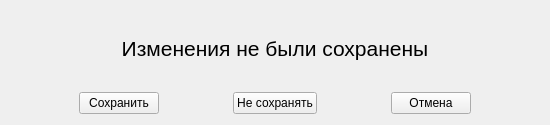
<?xml version="1.0" encoding="UTF-8"?>
<ui version="4.0">
 <class>PromptToSave</class>
 <widget class="QWidget" name="PromptToSave">
  <property name="geometry">
   <rect>
    <x>0</x>
    <y>0</y>
    <width>550</width>
    <height>125</height>
   </rect>
  </property>
  <property name="sizePolicy">
   <sizepolicy hsizetype="Fixed" vsizetype="Fixed">
    <horstretch>0</horstretch>
    <verstretch>0</verstretch>
   </sizepolicy>
  </property>
  <property name="minimumSize">
   <size>
    <width>550</width>
    <height>125</height>
   </size>
  </property>
  <property name="maximumSize">
   <size>
    <width>550</width>
    <height>125</height>
   </size>
  </property>
  <property name="windowTitle">
   <string>SANDM эмулятор</string>
  </property>
  <layout class="QVBoxLayout" name="verticalLayout">
   <item>
    <widget class="QLabel" name="label">
     <property name="font">
      <font>
       <pointsize>16</pointsize>
      </font>
     </property>
     <property name="text">
      <string>Изменения не были сохранены</string>
     </property>
     <property name="alignment">
      <set>Qt::AlignCenter</set>
     </property>
    </widget>
   </item>
   <item>
    <layout class="QHBoxLayout" name="horizontalLayout">
     <item>
      <spacer name="horizontalSpacer">
       <property name="orientation">
        <enum>Qt::Horizontal</enum>
       </property>
       <property name="sizeHint" stdset="0">
        <size>
         <width>40</width>
         <height>20</height>
        </size>
       </property>
      </spacer>
     </item>
     <item>
      <widget class="QPushButton" name="SaveFile">
       <property name="text">
        <string>Сохранить</string>
       </property>
      </widget>
     </item>
     <item>
      <spacer name="horizontalSpacer_3">
       <property name="orientation">
        <enum>Qt::Horizontal</enum>
       </property>
       <property name="sizeHint" stdset="0">
        <size>
         <width>40</width>
         <height>20</height>
        </size>
       </property>
      </spacer>
     </item>
     <item>
      <widget class="QPushButton" name="DontSave">
       <property name="text">
        <string>Не сохранять</string>
       </property>
      </widget>
     </item>
     <item>
      <spacer name="horizontalSpacer_4">
       <property name="orientation">
        <enum>Qt::Horizontal</enum>
       </property>
       <property name="sizeHint" stdset="0">
        <size>
         <width>40</width>
         <height>20</height>
        </size>
       </property>
      </spacer>
     </item>
     <item>
      <widget class="QPushButton" name="Cancel">
       <property name="text">
        <string>Отмена</string>
       </property>
      </widget>
     </item>
     <item>
      <spacer name="horizontalSpacer_2">
       <property name="orientation">
        <enum>Qt::Horizontal</enum>
       </property>
       <property name="sizeHint" stdset="0">
        <size>
         <width>40</width>
         <height>20</height>
        </size>
       </property>
      </spacer>
     </item>
    </layout>
   </item>
  </layout>
 </widget>
 <resources/>
 <connections/>
</ui>
